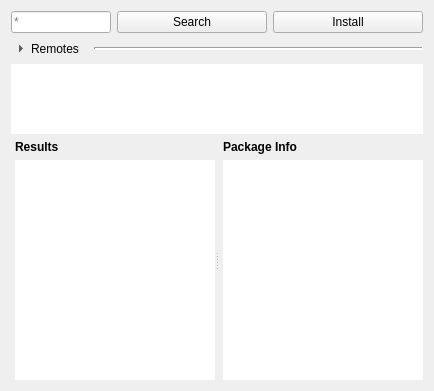
<?xml version="1.0" encoding="UTF-8"?>
<ui version="4.0">
 <class>Form</class>
 <widget class="QWidget" name="Form">
  <property name="geometry">
   <rect>
    <x>0</x>
    <y>0</y>
    <width>432</width>
    <height>391</height>
   </rect>
  </property>
  <property name="windowTitle">
   <string>Conan Search</string>
  </property>
  <property name="styleSheet">
   <string notr="true"/>
  </property>
  <layout class="QVBoxLayout" name="verticalLayout">
   <item>
    <layout class="QHBoxLayout" name="search_text_button_layout" stretch="1,1,1">
     <property name="sizeConstraint">
      <enum>QLayout::SetDefaultConstraint</enum>
     </property>
     <item>
      <widget class="ConanRefLineEdit" name="search_line">
       <property name="sizePolicy">
        <sizepolicy hsizetype="MinimumExpanding" vsizetype="Preferred">
         <horstretch>1</horstretch>
         <verstretch>0</verstretch>
        </sizepolicy>
       </property>
       <property name="minimumSize">
        <size>
         <width>100</width>
         <height>0</height>
        </size>
       </property>
       <property name="maximumSize">
        <size>
         <width>16777215</width>
         <height>16777215</height>
        </size>
       </property>
       <property name="sizeIncrement">
        <size>
         <width>0</width>
         <height>0</height>
        </size>
       </property>
       <property name="baseSize">
        <size>
         <width>500</width>
         <height>0</height>
        </size>
       </property>
       <property name="layoutDirection">
        <enum>Qt::RightToLeft</enum>
       </property>
       <property name="text">
        <string/>
       </property>
       <property name="placeholderText">
        <string>*</string>
       </property>
       <property name="clearButtonEnabled">
        <bool>true</bool>
       </property>
      </widget>
     </item>
     <item>
      <widget class="QPushButton" name="search_button">
       <property name="sizePolicy">
        <sizepolicy hsizetype="MinimumExpanding" vsizetype="Fixed">
         <horstretch>0</horstretch>
         <verstretch>0</verstretch>
        </sizepolicy>
       </property>
       <property name="minimumSize">
        <size>
         <width>150</width>
         <height>0</height>
        </size>
       </property>
       <property name="maximumSize">
        <size>
         <width>150</width>
         <height>16777215</height>
        </size>
       </property>
       <property name="text">
        <string>Search</string>
       </property>
       <property name="icon">
        <iconset>
         <normaloff>../../../assets/icons/search_packages.png</normaloff>../../../assets/icons/search_packages.png</iconset>
       </property>
      </widget>
     </item>
     <item>
      <widget class="QPushButton" name="install_button">
       <property name="sizePolicy">
        <sizepolicy hsizetype="MinimumExpanding" vsizetype="Fixed">
         <horstretch>0</horstretch>
         <verstretch>0</verstretch>
        </sizepolicy>
       </property>
       <property name="minimumSize">
        <size>
         <width>150</width>
         <height>0</height>
        </size>
       </property>
       <property name="maximumSize">
        <size>
         <width>150</width>
         <height>16777215</height>
        </size>
       </property>
       <property name="text">
        <string>Install</string>
       </property>
       <property name="icon">
        <iconset>
         <normaloff>../../../assets/icons/download_pkg.png</normaloff>../../../assets/icons/download_pkg.png</iconset>
       </property>
      </widget>
     </item>
    </layout>
   </item>
   <item>
    <layout class="QHBoxLayout" name="horizontalLayout">
     <item>
      <widget class="QToolButton" name="remote_toggle_button">
       <property name="styleSheet">
        <string notr="true"> border: none; </string>
       </property>
       <property name="text">
        <string>Remotes</string>
       </property>
       <property name="checkable">
        <bool>true</bool>
       </property>
       <property name="toolButtonStyle">
        <enum>Qt::ToolButtonTextBesideIcon</enum>
       </property>
       <property name="arrowType">
        <enum>Qt::RightArrow</enum>
       </property>
      </widget>
     </item>
     <item>
      <widget class="QFrame" name="remote_hline">
       <property name="sizePolicy">
        <sizepolicy hsizetype="Expanding" vsizetype="Maximum">
         <horstretch>0</horstretch>
         <verstretch>0</verstretch>
        </sizepolicy>
       </property>
       <property name="styleSheet">
        <string notr="true"/>
       </property>
       <property name="frameShape">
        <enum>QFrame::HLine</enum>
       </property>
       <property name="frameShadow">
        <enum>QFrame::Sunken</enum>
       </property>
       <property name="lineWidth">
        <number>2</number>
       </property>
      </widget>
     </item>
    </layout>
   </item>
   <item>
    <widget class="QListWidget" name="remote_list">
     <property name="sizePolicy">
      <sizepolicy hsizetype="MinimumExpanding" vsizetype="Fixed">
       <horstretch>0</horstretch>
       <verstretch>0</verstretch>
      </sizepolicy>
     </property>
     <property name="minimumSize">
      <size>
       <width>0</width>
       <height>0</height>
      </size>
     </property>
     <property name="maximumSize">
      <size>
       <width>16777215</width>
       <height>16777215</height>
      </size>
     </property>
     <property name="frameShape">
      <enum>QFrame::NoFrame</enum>
     </property>
     <property name="verticalScrollBarPolicy">
      <enum>Qt::ScrollBarAsNeeded</enum>
     </property>
     <property name="horizontalScrollBarPolicy">
      <enum>Qt::ScrollBarAsNeeded</enum>
     </property>
     <property name="sizeAdjustPolicy">
      <enum>QAbstractScrollArea::AdjustToContents</enum>
     </property>
     <property name="autoScroll">
      <bool>false</bool>
     </property>
     <property name="selectionMode">
      <enum>QAbstractItemView::NoSelection</enum>
     </property>
     <property name="movement">
      <enum>QListView::Snap</enum>
     </property>
     <property name="resizeMode">
      <enum>QListView::Adjust</enum>
     </property>
     <property name="layoutMode">
      <enum>QListView::Batched</enum>
     </property>
     <property name="uniformItemSizes">
      <bool>true</bool>
     </property>
     <property name="selectionRectVisible">
      <bool>true</bool>
     </property>
     <property name="sortingEnabled">
      <bool>true</bool>
     </property>
    </widget>
   </item>
   <item>
    <widget class="QSplitter" name="splitter">
     <property name="orientation">
      <enum>Qt::Horizontal</enum>
     </property>
     <property name="childrenCollapsible">
      <bool>false</bool>
     </property>
     <widget class="QWidget" name="layoutWidget_2">
      <layout class="QVBoxLayout" name="results_layout" stretch="0,0">
       <property name="sizeConstraint">
        <enum>QLayout::SetMinAndMaxSize</enum>
       </property>
       <property name="leftMargin">
        <number>4</number>
       </property>
       <item>
        <widget class="QLabel" name="results_label">
         <property name="sizePolicy">
          <sizepolicy hsizetype="Preferred" vsizetype="Fixed">
           <horstretch>0</horstretch>
           <verstretch>0</verstretch>
          </sizepolicy>
         </property>
         <property name="font">
          <font>
           <bold>true</bold>
          </font>
         </property>
         <property name="text">
          <string>Results</string>
         </property>
        </widget>
       </item>
       <item>
        <widget class="QTreeView" name="search_results_tree_view">
         <property name="sizePolicy">
          <sizepolicy hsizetype="Preferred" vsizetype="Preferred">
           <horstretch>0</horstretch>
           <verstretch>0</verstretch>
          </sizepolicy>
         </property>
         <property name="frameShape">
          <enum>QFrame::NoFrame</enum>
         </property>
         <property name="sizeAdjustPolicy">
          <enum>QAbstractScrollArea::AdjustIgnored</enum>
         </property>
         <property name="selectionMode">
          <enum>QAbstractItemView::ExtendedSelection</enum>
         </property>
         <property name="sortingEnabled">
          <bool>true</bool>
         </property>
         <property name="animated">
          <bool>true</bool>
         </property>
        </widget>
       </item>
      </layout>
     </widget>
     <widget class="QWidget" name="layoutWidget_3">
      <layout class="QVBoxLayout" name="pkg_info_layout" stretch="0,0">
       <property name="sizeConstraint">
        <enum>QLayout::SetMinAndMaxSize</enum>
       </property>
       <property name="leftMargin">
        <number>4</number>
       </property>
       <property name="topMargin">
        <number>0</number>
       </property>
       <item>
        <widget class="QLabel" name="package_info_label">
         <property name="sizePolicy">
          <sizepolicy hsizetype="Preferred" vsizetype="Fixed">
           <horstretch>0</horstretch>
           <verstretch>0</verstretch>
          </sizepolicy>
         </property>
         <property name="minimumSize">
          <size>
           <width>20</width>
           <height>0</height>
          </size>
         </property>
         <property name="baseSize">
          <size>
           <width>20</width>
           <height>0</height>
          </size>
         </property>
         <property name="font">
          <font>
           <bold>true</bold>
          </font>
         </property>
         <property name="text">
          <string>Package Info</string>
         </property>
        </widget>
       </item>
       <item>
        <widget class="QTextBrowser" name="package_info_text">
         <property name="sizePolicy">
          <sizepolicy hsizetype="Preferred" vsizetype="Preferred">
           <horstretch>0</horstretch>
           <verstretch>0</verstretch>
          </sizepolicy>
         </property>
         <property name="minimumSize">
          <size>
           <width>200</width>
           <height>20</height>
          </size>
         </property>
         <property name="frameShape">
          <enum>QFrame::NoFrame</enum>
         </property>
         <property name="sizeAdjustPolicy">
          <enum>QAbstractScrollArea::AdjustToContents</enum>
         </property>
        </widget>
       </item>
      </layout>
     </widget>
    </widget>
   </item>
  </layout>
 </widget>
 <customwidgets>
  <customwidget>
   <class>ConanRefLineEdit</class>
   <extends>QLineEdit</extends>
   <header>conan_app_launcher.ui.widgets.conan_line_edit.h</header>
  </customwidget>
 </customwidgets>
 <resources/>
 <connections/>
</ui>
